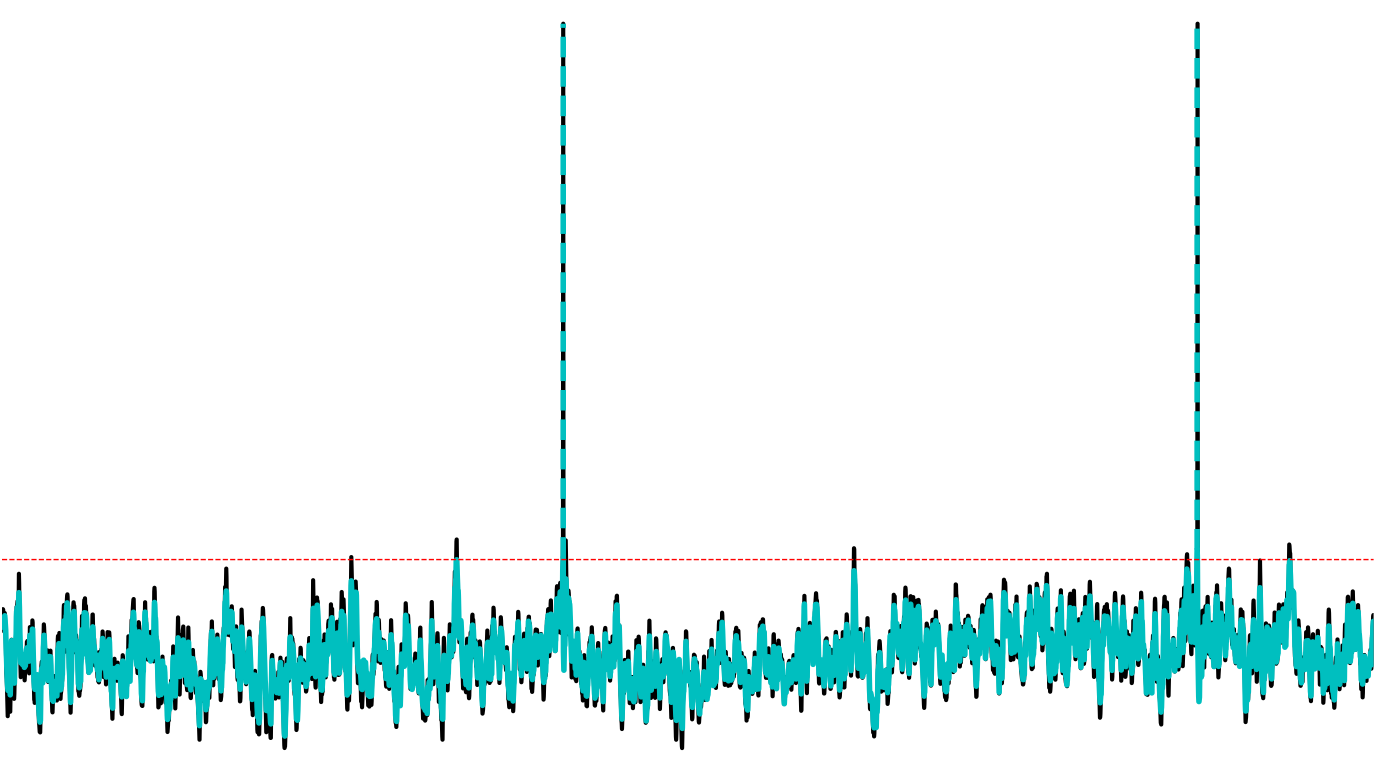

Python code for this plot:
import csv
import os
from itertools import zip_longest
from pathlib import Path

import matplotlib

matplotlib.use("Agg")

import matplotlib.pyplot as plt
import numpy as np


SCRIPT_DIR = Path(__file__).resolve().parent
ROOT = SCRIPT_DIR.parents[2]
PANEL = SCRIPT_DIR.name
DATA_DIR = ROOT / "nc_final_data" / "Figure2" / PANEL
SOURCE_DIR = ROOT / "nc_final_source_data" / "Figure2" / PANEL




def write_columns(path, columns, arrays):
    values = [np.asarray(value) for value in arrays]
    if any(value.ndim != 1 for value in values) or len(columns) != len(values):
        raise ValueError("Unexpected source data shape")
    values = [value.astype(np.float64) if value.dtype == np.float32 else value for value in values]
    path.parent.mkdir(parents=True, exist_ok=True)
    temporary = path.with_name(f".{path.name}.{os.getpid()}.tmp")
    try:
        with temporary.open("w", encoding="utf-8", newline="") as stream:
            writer = csv.writer(stream)
            writer.writerow(columns)
            writer.writerows(zip_longest(*values, fillvalue=""))
        os.replace(temporary, path)
    finally:
        if temporary.exists():
            temporary.unlink()


def main():
    neuron = np.load(DATA_DIR / "neuron_displayed_voltage.npy", allow_pickle=False)
    dbnn = np.load(DATA_DIR / "dbnn_displayed_voltage.npy", allow_pickle=False)
    if neuron.shape != (6001,) or dbnn.shape != neuron.shape:
        raise ValueError("Unexpected voltage shape")
    if not np.isfinite(neuron).all() or not np.isfinite(dbnn).all():
        raise ValueError("Voltage data must be finite")
    threshold = -57.25
    above_threshold = dbnn >= threshold
    spike_indices = np.flatnonzero(above_threshold[1:] & ~above_threshold[:-1]) + 1
    if above_threshold[0]:
        spike_indices = np.concatenate(([0], spike_indices))
    spike_times = spike_indices.astype(float)
    height = float(np.max(neuron))
    time = np.arange(neuron.size, dtype=float)
    limits = (-75.99242014815894, -7.538536461061096)
    write_columns(SOURCE_DIR / f"{PANEL}.csv", ("time_ms", "NEURON", "DBNN"), (time, neuron, dbnn))
    fig, ax = plt.subplots(figsize=(14.0, 8.0))
    ax.plot(time, neuron, color="black", linewidth=3.0)
    ax.plot(time, dbnn, color="c", linewidth=4.0)
    for spike in spike_times:
        index = int(np.clip(np.rint(spike), 0, len(time) - 1))
        ax.vlines(spike, ymin=float(dbnn[index]), ymax=height,
                  color="c", linestyle="--", linewidth=4.0)
    ax.axhline(threshold, color="red", linestyle="--", linewidth=1.0)
    ax.set_xlim(0.0, 6000.0)
    ax.set_ylim(*limits)
    ax.axis("off")
    fig.subplots_adjust(left=0.01, right=0.99, bottom=0.02, top=0.98)
    fig.savefig(SCRIPT_DIR / f"{PANEL}.pdf", format="pdf", bbox_inches="tight", pad_inches=0.02)
    plt.close(fig)


if __name__ == "__main__":
    main()
